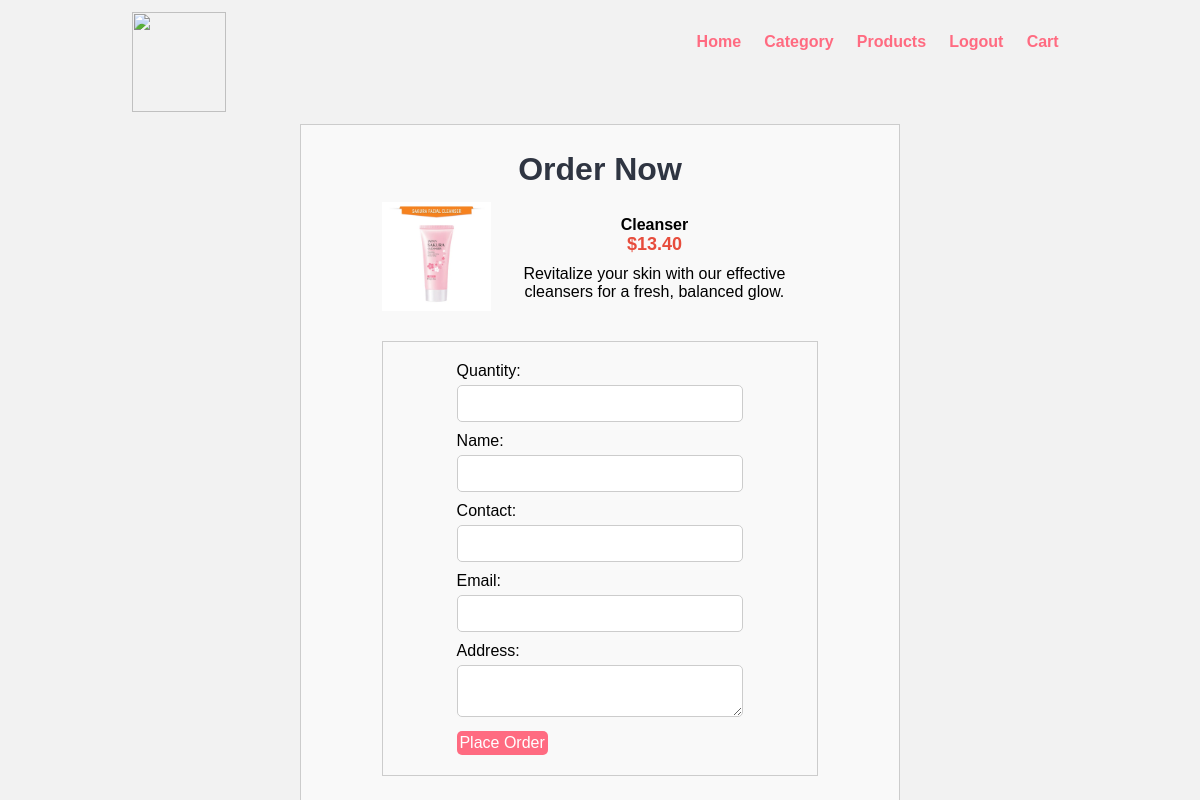
The page /customer/order.php?product_title=Cleanser&product_price=13.40&customer_username=safwat (signed in) on the database its author committed.
### tables this page shows
CREATE TABLE `tbl_products` (
  `id` int(10) UNSIGNED NOT NULL,
  `title` varchar(100) NOT NULL,
  `description` text NOT NULL,
  `price` decimal(10,2) NOT NULL,
  `image_name` varchar(255) NOT NULL,
  `category_id` int(10) UNSIGNED NOT NULL,
  `featured` varchar(10) NOT NULL,
  `active` varchar(10) NOT NULL
);

### customer/order.php (the view, shortened to what this page needs)
<!DOCTYPE html>
<html lang="en">
<head>
    <link rel="stylesheet" href="../css/style.css" />
</head>
<body>
    <section class="navbar">
    <div class="container">
      <div class="logo">
        <a href="index.php" title="Logo">
          <img src="../images/logo.jpg" class="img-responsive" />
        </a>
      </div>
      <div class="menu text-right">
        <ul>
          <li>
            <a href="index.php">Home</a>
          </li>
          <li>
            <a href="category.php">Category</a>
          </li>
          <li>
            <a href="products.php">Products</a>
          </li>
          <li>
            <a href="logout.php">Logout</a>
          </li>
          <li>
            <a href="cart.php">Cart</a>
          </li>
        </ul>
      </div>
      <div class="clearfix"></div>
    </div>
  </section>
    <section class="order-form">
        <div class="container">
            <h2 class="text-center">Order Now</h2>
            <?php
            include('../dbConnection/connection.php');
            if (isset($_GET['product_title']) && isset($_GET['product_price'])) {
                $product_title = urldecode($_GET['product_title']);
                $product_price = urldecode($_GET['product_price']);
                $sql = "SELECT * FROM tbl_products WHERE title='$product_title'";
                $res = mysqli_query($conn, $sql);
                if ($res) {
                    $row = mysqli_fetch_assoc($res);
                    $product_description = $row['description'];
                    $product_image = $row['image_name'];
                }
            }
            ?>
            <div class="order-product">
                <div class="product-img">
                    <img src="../images/product/<?php echo $product_image; ?>" alt="<?php echo $product_title; ?>" class="img-responsive img-curve" />
                </div>
                <div class="product-details">
                    <h4><?php echo $product_title; ?></h4>
                    <p class="product-price">$<?php echo $product_price; ?></p>
                    <p class="product-detail"><?php echo $product_description; ?></p>
                </div>
            </div>
            <div class="order-form">
                <form action="submit-order.php" method="POST">
                    <label for="quantity">Quantity:</label>
                    <input type="number" name="quantity" id="quantity" min="1" required />
                    <label for="name">Name:</label>
                    <input type="text" name="name" id="name" required />
                    <label for="contact">Contact:</label>
                    <input type="text" name="contact" id="contact" required />
                    <label for="email">Email:</label>
                    <input type="email" name="email" id="email" required />
                    <label for="address">Address:</label>
                    <textarea name="address" id="address" required></textarea>
                    <input type="submit" name="submit" value="Place Order" class="btn btn-primary" />
                </form>
            </div>
        </div>
    </section>
</body>
</html>

### css/style.css (style rules this page uses)
.logo { display: block; width: 100px; height: 100px; overflow: hidden; }
.logo img { width: 100%; height: 100%; object-fit: cover; }
* { margin: 0; padding: 0; box-sizing: border-box; font-family: Arial, Helvetica, sans-serif; }
body { background-color: #f2f2f2; }
.container { width: 80%; margin: 0 auto; padding: 1%; }
h2 { color: #2f3542; font-size: 2rem; margin-bottom: 2%; }
.text-right { text-align: right; }
.text-center { text-align: center; }
a { color: #ff6b81; text-decoration: none; }
.btn { padding: 1%; border: none; font-size: 1rem; border-radius: 5px; cursor: pointer; }
.btn-primary { background-color: #ff6b81; color: white; }
.clearfix::after { content: ""; display: table; clear: both; }
.logo { width: 10%; float: left; }
.menu { line-height: 60px; }
.menu ul { list-style-type: none; }
.menu ul li { display: inline; padding: 1%; font-weight: bold; }
.product-price { font-size: 18px; font-weight: bold; color: #e74c3c; }
.product-detail { font-size: 16px; margin-top: 10px; }
.order-form { display: flex; flex-direction: column; align-items: center; padding: 20px; background-color: #f9f9f9; border: 1px solid #ccc; margin-top: 20px; }
.order-product { display: flex; justify-content: center; align-items: center; margin-bottom: 20px; }
.product-img img { max-width: 100%; max-height: 200px; }
.product-details { padding: 20px; text-align: center; }
.order-form label { display: block; margin-bottom: 5px; }
.order-form input[type="text"], .order-form input[type="number"], .order-form input[type="email"], .order-form textarea { width: 100%; padding: 10px; margin-bottom: 10px; border: 1px solid #ccc; border-radius: 5px; }
.order-form textarea { resize: vertical; }
@media (min-width: 768px) { .order-form { max-width: 600px; margin: 0 auto; } }

### rows shown on the page
tbl_products: image_name (picture), description "Revitalize your skin with our effective cleansers for a fresh, balanced glow."

### other values the page prints
$product_title "Cleanser"
$product_price "13.40"
